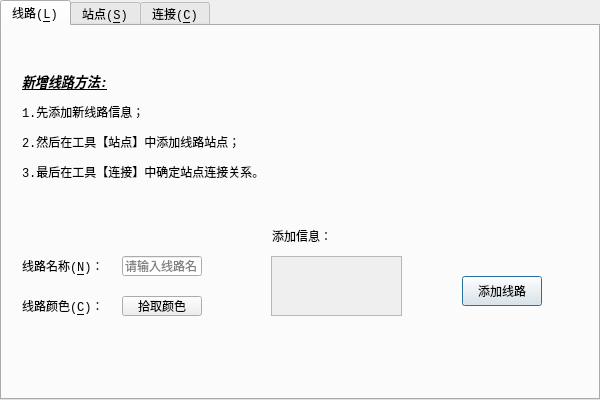
<?xml version="1.0" encoding="UTF-8"?>
<ui version="4.0">
 <class>ManageLines</class>
 <widget class="QDialog" name="ManageLines">
  <property name="enabled">
   <bool>true</bool>
  </property>
  <property name="geometry">
   <rect>
    <x>0</x>
    <y>0</y>
    <width>600</width>
    <height>400</height>
   </rect>
  </property>
  <property name="font">
   <font>
    <family>Consolas</family>
   </font>
  </property>
  <property name="windowTitle">
   <string>添加</string>
  </property>
  <property name="windowIcon">
   <iconset resource="resource.qrc">
    <normaloff>:/icon/icon/add.png</normaloff>:/icon/icon/add.png</iconset>
  </property>
  <widget class="QTabWidget" name="tabWidget">
   <property name="enabled">
    <bool>true</bool>
   </property>
   <property name="geometry">
    <rect>
     <x>0</x>
     <y>0</y>
     <width>600</width>
     <height>400</height>
    </rect>
   </property>
   <property name="tabPosition">
    <enum>QTabWidget::TabPosition::North</enum>
   </property>
   <property name="tabShape">
    <enum>QTabWidget::TabShape::Rounded</enum>
   </property>
   <property name="currentIndex">
    <number>0</number>
   </property>
   <property name="elideMode">
    <enum>Qt::TextElideMode::ElideNone</enum>
   </property>
   <widget class="QWidget" name="tabAddLine">
    <property name="font">
     <font>
      <family>Consolas</family>
     </font>
    </property>
    <property name="styleSheet">
     <string notr="true">QWidget#tabAddLine
{border-image:url(:/icon/icon/smallpage.png);}</string>
    </property>
    <attribute name="icon">
     <iconset resource="resource.qrc">
      <normaloff>:/icon/icon/subway.png</normaloff>:/icon/icon/subway.png</iconset>
    </attribute>
    <attribute name="title">
     <string>线路(&amp;L)</string>
    </attribute>
    <widget class="QLabel" name="label">
     <property name="geometry">
      <rect>
       <x>20</x>
       <y>20</y>
       <width>560</width>
       <height>160</height>
      </rect>
     </property>
     <property name="font">
      <font>
       <family>Consolas</family>
      </font>
     </property>
     <property name="text">
      <string>&lt;html&gt;&lt;head/&gt;&lt;body&gt;&lt;p&gt;&lt;span style=&quot; font-size:10pt; font-weight:700; font-style:italic; text-decoration: underline;&quot;&gt;新增线路方法:&lt;/span&gt;&lt;/p&gt;&lt;p&gt;1.先添加新线路信息；&lt;/p&gt;&lt;p&gt;2.然后在工具【站点】中添加线路站点；&lt;/p&gt;&lt;p&gt;3.最后在工具【连接】中确定站点连接关系。&lt;/p&gt;&lt;/body&gt;&lt;/html&gt;</string>
     </property>
    </widget>
    <widget class="QLabel" name="label_3">
     <property name="geometry">
      <rect>
       <x>20</x>
       <y>230</y>
       <width>80</width>
       <height>20</height>
      </rect>
     </property>
     <property name="text">
      <string>线路名称(&amp;N)：</string>
     </property>
     <property name="buddy">
      <cstring>lineEditLineName</cstring>
     </property>
    </widget>
    <widget class="QLineEdit" name="lineEditLineName">
     <property name="geometry">
      <rect>
       <x>120</x>
       <y>230</y>
       <width>80</width>
       <height>20</height>
      </rect>
     </property>
     <property name="placeholderText">
      <string>请输入线路名</string>
     </property>
    </widget>
    <widget class="QPushButton" name="pushButtonAddLine">
     <property name="geometry">
      <rect>
       <x>460</x>
       <y>250</y>
       <width>80</width>
       <height>30</height>
      </rect>
     </property>
     <property name="minimumSize">
      <size>
       <width>0</width>
       <height>0</height>
      </size>
     </property>
     <property name="font">
      <font>
       <family>Consolas</family>
      </font>
     </property>
     <property name="text">
      <string>添加线路</string>
     </property>
     <property name="default">
      <bool>true</bool>
     </property>
    </widget>
    <widget class="QLabel" name="label_8">
     <property name="geometry">
      <rect>
       <x>20</x>
       <y>270</y>
       <width>80</width>
       <height>20</height>
      </rect>
     </property>
     <property name="text">
      <string>线路颜色(&amp;C)：</string>
     </property>
     <property name="buddy">
      <cstring>pushButtonChooseColor</cstring>
     </property>
    </widget>
    <widget class="QPushButton" name="pushButtonChooseColor">
     <property name="geometry">
      <rect>
       <x>120</x>
       <y>270</y>
       <width>80</width>
       <height>20</height>
      </rect>
     </property>
     <property name="minimumSize">
      <size>
       <width>0</width>
       <height>0</height>
      </size>
     </property>
     <property name="maximumSize">
      <size>
       <width>16777215</width>
       <height>16777215</height>
      </size>
     </property>
     <property name="font">
      <font>
       <family>Consolas</family>
      </font>
     </property>
     <property name="text">
      <string>拾取颜色</string>
     </property>
    </widget>
    <widget class="QTextBrowser" name="textBrowserAddLine">
     <property name="enabled">
      <bool>false</bool>
     </property>
     <property name="geometry">
      <rect>
       <x>269</x>
       <y>230</y>
       <width>131</width>
       <height>60</height>
      </rect>
     </property>
    </widget>
    <widget class="QLabel" name="label_21">
     <property name="geometry">
      <rect>
       <x>270</x>
       <y>200</y>
       <width>80</width>
       <height>20</height>
      </rect>
     </property>
     <property name="text">
      <string>添加信息：</string>
     </property>
    </widget>
   </widget>
   <widget class="QWidget" name="tabAddStation">
    <property name="styleSheet">
     <string notr="true">QWidget#tabAddStation
{border-image:url(:/icon/icon/smallpage.png);}</string>
    </property>
    <attribute name="icon">
     <iconset resource="resource.qrc">
      <normaloff>:/icon/icon/station.png</normaloff>:/icon/icon/station.png</iconset>
    </attribute>
    <attribute name="title">
     <string>站点(&amp;S)</string>
    </attribute>
    <widget class="QDoubleSpinBox" name="doubleSpinBoxLatitude">
     <property name="geometry">
      <rect>
       <x>400</x>
       <y>70</y>
       <width>88</width>
       <height>20</height>
      </rect>
     </property>
     <property name="minimumSize">
      <size>
       <width>85</width>
       <height>20</height>
      </size>
     </property>
     <property name="decimals">
      <number>7</number>
     </property>
     <property name="minimum">
      <double>30.899999999999999</double>
     </property>
     <property name="maximum">
      <double>31.449999999999999</double>
     </property>
     <property name="singleStep">
      <double>0.100000000000000</double>
     </property>
     <property name="value">
      <double>30.899999999999999</double>
     </property>
    </widget>
    <widget class="QLabel" name="labelLatitude">
     <property name="geometry">
      <rect>
       <x>340</x>
       <y>70</y>
       <width>35</width>
       <height>20</height>
      </rect>
     </property>
     <property name="minimumSize">
      <size>
       <width>35</width>
       <height>20</height>
      </size>
     </property>
     <property name="font">
      <font>
       <family>Consolas</family>
      </font>
     </property>
     <property name="text">
      <string>北纬</string>
     </property>
     <property name="buddy">
      <cstring>doubleSpinBoxLatitude</cstring>
     </property>
    </widget>
    <widget class="QLabel" name="labelLongitude">
     <property name="geometry">
      <rect>
       <x>160</x>
       <y>70</y>
       <width>41</width>
       <height>20</height>
      </rect>
     </property>
     <property name="minimumSize">
      <size>
       <width>35</width>
       <height>20</height>
      </size>
     </property>
     <property name="font">
      <font>
       <family>Consolas</family>
      </font>
     </property>
     <property name="text">
      <string>东经</string>
     </property>
     <property name="buddy">
      <cstring>doubleSpinBoxLongitude</cstring>
     </property>
    </widget>
    <widget class="QDoubleSpinBox" name="doubleSpinBoxLongitude">
     <property name="geometry">
      <rect>
       <x>210</x>
       <y>70</y>
       <width>89</width>
       <height>20</height>
      </rect>
     </property>
     <property name="minimumSize">
      <size>
       <width>85</width>
       <height>20</height>
      </size>
     </property>
     <property name="decimals">
      <number>7</number>
     </property>
     <property name="minimum">
      <double>121.000000000000000</double>
     </property>
     <property name="maximum">
      <double>122.000000000000000</double>
     </property>
     <property name="singleStep">
      <double>0.100000000000000</double>
     </property>
     <property name="value">
      <double>121.000000000000000</double>
     </property>
    </widget>
    <widget class="QLineEdit" name="lineEditStationName">
     <property name="geometry">
      <rect>
       <x>40</x>
       <y>70</y>
       <width>80</width>
       <height>20</height>
      </rect>
     </property>
     <property name="minimumSize">
      <size>
       <width>0</width>
       <height>0</height>
      </size>
     </property>
     <property name="maximumSize">
      <size>
       <width>16777215</width>
       <height>16777215</height>
      </size>
     </property>
     <property name="font">
      <font>
       <family>Consolas</family>
      </font>
     </property>
     <property name="text">
      <string/>
     </property>
     <property name="placeholderText">
      <string>添加站点名</string>
     </property>
    </widget>
    <widget class="QTextBrowser" name="textBrowserLinesSelected">
     <property name="enabled">
      <bool>false</bool>
     </property>
     <property name="geometry">
      <rect>
       <x>190</x>
       <y>180</y>
       <width>101</width>
       <height>141</height>
      </rect>
     </property>
    </widget>
    <widget class="QLabel" name="label_4">
     <property name="geometry">
      <rect>
       <x>40</x>
       <y>40</y>
       <width>91</width>
       <height>20</height>
      </rect>
     </property>
     <property name="text">
      <string>站点名称(&amp;N)：</string>
     </property>
     <property name="buddy">
      <cstring>lineEditStationName</cstring>
     </property>
    </widget>
    <widget class="QLabel" name="label_9">
     <property name="geometry">
      <rect>
       <x>170</x>
       <y>40</y>
       <width>91</width>
       <height>20</height>
      </rect>
     </property>
     <property name="text">
      <string>地理坐标(&amp;P)：</string>
     </property>
     <property name="buddy">
      <cstring>doubleSpinBoxLongitude</cstring>
     </property>
    </widget>
    <widget class="QLabel" name="label_10">
     <property name="geometry">
      <rect>
       <x>200</x>
       <y>150</y>
       <width>80</width>
       <height>20</height>
      </rect>
     </property>
     <property name="text">
      <string>已选择：</string>
     </property>
    </widget>
    <widget class="QPushButton" name="pushButtonAddStation">
     <property name="geometry">
      <rect>
       <x>490</x>
       <y>230</y>
       <width>80</width>
       <height>30</height>
      </rect>
     </property>
     <property name="minimumSize">
      <size>
       <width>0</width>
       <height>0</height>
      </size>
     </property>
     <property name="font">
      <font>
       <family>Consolas</family>
      </font>
     </property>
     <property name="text">
      <string>添加站点</string>
     </property>
     <property name="default">
      <bool>true</bool>
     </property>
    </widget>
    <widget class="QLabel" name="label_11">
     <property name="geometry">
      <rect>
       <x>40</x>
       <y>150</y>
       <width>91</width>
       <height>20</height>
      </rect>
     </property>
     <property name="text">
      <string>选择线路：</string>
     </property>
    </widget>
    <widget class="QLabel" name="label_22">
     <property name="geometry">
      <rect>
       <x>370</x>
       <y>150</y>
       <width>80</width>
       <height>20</height>
      </rect>
     </property>
     <property name="text">
      <string>添加信息：</string>
     </property>
    </widget>
    <widget class="QTextBrowser" name="textBrowserAddStaiton">
     <property name="enabled">
      <bool>false</bool>
     </property>
     <property name="geometry">
      <rect>
       <x>360</x>
       <y>180</y>
       <width>101</width>
       <height>141</height>
      </rect>
     </property>
    </widget>
    <widget class="QLabel" name="label_23">
     <property name="geometry">
      <rect>
       <x>160</x>
       <y>110</y>
       <width>381</width>
       <height>21</height>
      </rect>
     </property>
     <property name="text">
      <string>&lt;html&gt;&lt;head/&gt;&lt;body&gt;&lt;p&gt;坐标有效范围:   东经[ 121.0 , 122.0 ]   北纬[ 30.9 , 31.5 ]&lt;/p&gt;&lt;p&gt;&lt;br/&gt;&lt;/p&gt;&lt;/body&gt;&lt;/html&gt;</string>
     </property>
    </widget>
    <widget class="QListWidget" name="listWidget">
     <property name="geometry">
      <rect>
       <x>30</x>
       <y>180</y>
       <width>101</width>
       <height>141</height>
      </rect>
     </property>
    </widget>
   </widget>
   <widget class="QWidget" name="tabAddConnection">
    <property name="enabled">
     <bool>true</bool>
    </property>
    <property name="styleSheet">
     <string notr="true">QWidget#tabAddConnection
{border-image:url(:/icon/icon/smallpage.png);}</string>
    </property>
    <attribute name="icon">
     <iconset resource="resource.qrc">
      <normaloff>:/icon/icon/connect.png</normaloff>:/icon/icon/connect.png</iconset>
    </attribute>
    <attribute name="title">
     <string>连接(&amp;C)</string>
    </attribute>
    <widget class="QComboBox" name="comboBoxConnectStation1">
     <property name="enabled">
      <bool>true</bool>
     </property>
     <property name="geometry">
      <rect>
       <x>130</x>
       <y>220</y>
       <width>100</width>
       <height>20</height>
      </rect>
     </property>
     <property name="minimumSize">
      <size>
       <width>0</width>
       <height>0</height>
      </size>
     </property>
     <property name="maximumSize">
      <size>
       <width>16777215</width>
       <height>16777215</height>
      </size>
     </property>
     <property name="font">
      <font>
       <family>Consolas</family>
      </font>
     </property>
     <property name="editable">
      <bool>true</bool>
     </property>
     <property name="currentIndex">
      <number>-1</number>
     </property>
    </widget>
    <widget class="QLabel" name="label_5">
     <property name="geometry">
      <rect>
       <x>20</x>
       <y>220</y>
       <width>80</width>
       <height>20</height>
      </rect>
     </property>
     <property name="text">
      <string>站点1(&amp;O)：</string>
     </property>
     <property name="buddy">
      <cstring>comboBoxConnectStation1</cstring>
     </property>
    </widget>
    <widget class="QLabel" name="label_6">
     <property name="geometry">
      <rect>
       <x>250</x>
       <y>220</y>
       <width>80</width>
       <height>20</height>
      </rect>
     </property>
     <property name="text">
      <string>站点2(&amp;T)：</string>
     </property>
     <property name="buddy">
      <cstring>comboBoxConnectStation2</cstring>
     </property>
    </widget>
    <widget class="QComboBox" name="comboBoxConnectStation2">
     <property name="geometry">
      <rect>
       <x>350</x>
       <y>220</y>
       <width>100</width>
       <height>20</height>
      </rect>
     </property>
     <property name="minimumSize">
      <size>
       <width>0</width>
       <height>0</height>
      </size>
     </property>
     <property name="maximumSize">
      <size>
       <width>16777215</width>
       <height>16777215</height>
      </size>
     </property>
     <property name="font">
      <font>
       <family>Consolas</family>
      </font>
     </property>
     <property name="editable">
      <bool>true</bool>
     </property>
    </widget>
    <widget class="QPushButton" name="pushButtonConnect">
     <property name="geometry">
      <rect>
       <x>360</x>
       <y>260</y>
       <width>80</width>
       <height>30</height>
      </rect>
     </property>
     <property name="minimumSize">
      <size>
       <width>0</width>
       <height>0</height>
      </size>
     </property>
     <property name="font">
      <font>
       <family>Consolas</family>
      </font>
     </property>
     <property name="text">
      <string>连接</string>
     </property>
     <property name="default">
      <bool>true</bool>
     </property>
    </widget>
    <widget class="QLabel" name="label_7">
     <property name="geometry">
      <rect>
       <x>20</x>
       <y>270</y>
       <width>91</width>
       <height>20</height>
      </rect>
     </property>
     <property name="text">
      <string>所属线路(&amp;L)：</string>
     </property>
     <property name="buddy">
      <cstring>comboBoxConnectLine</cstring>
     </property>
    </widget>
    <widget class="QComboBox" name="comboBoxConnectLine">
     <property name="geometry">
      <rect>
       <x>130</x>
       <y>270</y>
       <width>100</width>
       <height>20</height>
      </rect>
     </property>
     <property name="minimumSize">
      <size>
       <width>0</width>
       <height>0</height>
      </size>
     </property>
     <property name="maximumSize">
      <size>
       <width>16777215</width>
       <height>16777215</height>
      </size>
     </property>
     <property name="font">
      <font>
       <family>Consolas</family>
      </font>
     </property>
     <property name="editable">
      <bool>true</bool>
     </property>
    </widget>
    <widget class="QLabel" name="label_2">
     <property name="geometry">
      <rect>
       <x>20</x>
       <y>30</y>
       <width>560</width>
       <height>131</height>
      </rect>
     </property>
     <property name="text">
      <string>&lt;html&gt;&lt;head/&gt;&lt;body&gt;&lt;p&gt;&lt;span style=&quot; font-size:10pt; font-weight:600; font-style:italic; text-decoration: underline;&quot;&gt;提示：&lt;/span&gt;&lt;/p&gt;&lt;p&gt;1.连接“站点1”和“站点2”为一条边；&lt;/p&gt;&lt;p&gt;2.“站点1”和“站点2”属于同一条线路中的不同站点；&lt;/p&gt;&lt;p&gt;3.站点及线路选择可以选择也可直接输入。&lt;/p&gt;&lt;/body&gt;&lt;/html&gt;</string>
     </property>
    </widget>
   </widget>
  </widget>
 </widget>
 <resources>
  <include location="resource.qrc"/>
 </resources>
 <connections/>
</ui>
